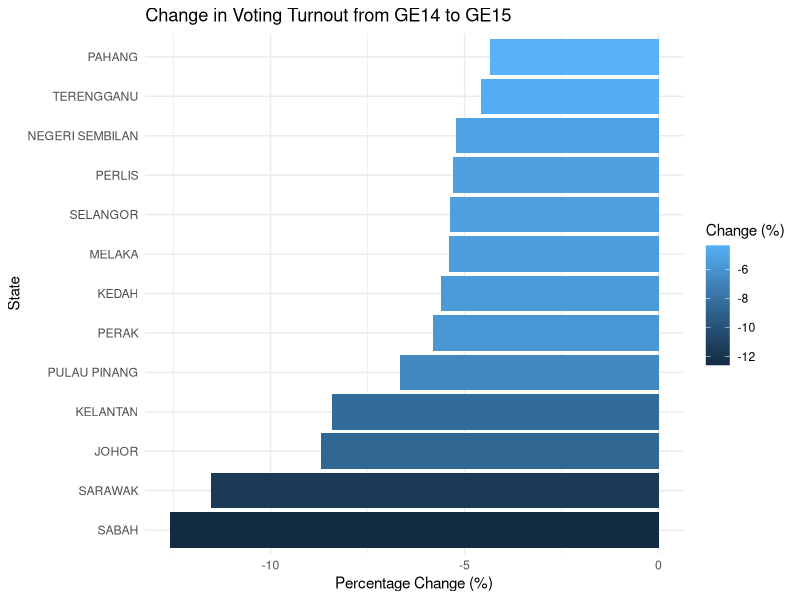
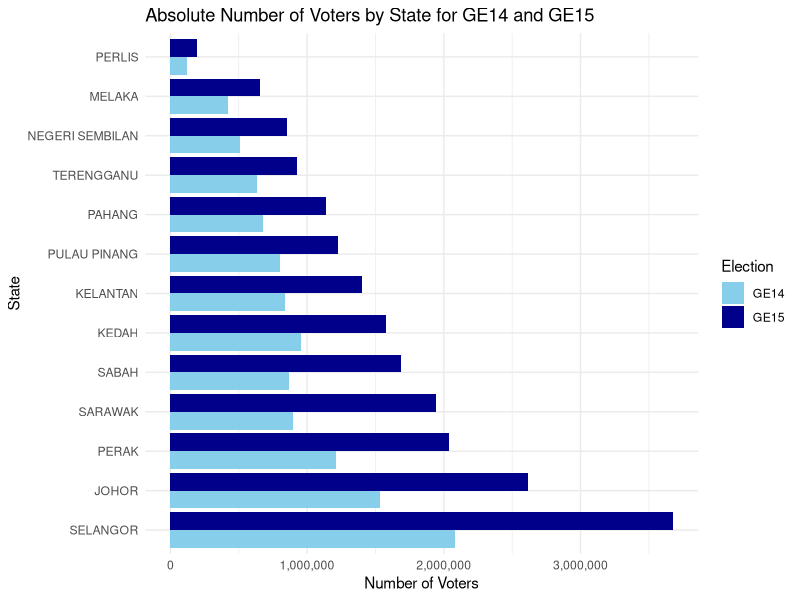

These figures' R source, in order:
## ---- chunk 1
library(readr)
library(readxl)
library(tidyverse)
library(dplyr)
library(scales)

democracy <-  read_csv("DATA/democracy-index-by-source.csv")
voter_turnout_14 <- read_csv("DATA/VOTER TURNOUT OF GE12,GE13 AND GE14.csv")
voting_age <- read_excel("DATA/voting age.xls")
malaysia_gdp <- read_csv("DATA/gdp_gni_annual_nominal.csv")
voter_turnout_15 <- read_csv("DATA/MALAYSIA_GE15_PARLIAMENT_ELECTIONS_v25122022.csv")


## ---- chunk 2
democracy <- democracy |>
  filter(Entity == "Malaysia",
         Year >= 2017)
democracy

voting_age <- voting_age |> 
  filter(Date >= 2014)
voting_age |> 
  mutate(general_election = ifelse(Date == "2022-01-01", "ge15", "ge14")) |> 
  select(-Date)


malaysia_gdp <- malaysia_gdp |> 
  filter(series == 'growth_yoy', 
         date >= 2010-01-01)
malaysia_gdp

## ---- chunk 3
voter_turnout_14 <- voter_turnout_14 |>
  mutate(`GE14 VOTERS (2018)` = as.numeric(`GE14 VOTERS (2018)`),
         `GE 14 VOTER TURNOUT (2018)` = as.numeric(`GE 14 VOTER TURNOUT (2018)`))


voter_turnout_14 <- voter_turnout_14 |>
  group_by(STATE) |>
  summarise(total_voters = sum(`GE14 VOTERS (2018)`, na.rm = TRUE),
            total_turnout = sum(`GE 14 VOTER TURNOUT (2018)`, na.rm = TRUE)) |>
  mutate(percentage_turnout = (total_turnout / total_voters) * 100)


voter_turnout_14

## ---- chunk 4
voter_turnout_15 <- voter_turnout_15 |>
  group_by(STATE) |>
  summarise(total_voters = sum(`TOTAL ELECTORATE`, na.rm = TRUE),
            average_turnout_percentage = mean(`TURNOUT (%)`, na.rm = TRUE))

voter_turnout_15

## ---- chunk 5
voter_turnout <- inner_join(voter_turnout_14, voter_turnout_15, by = "STATE") 
voter_turnout

voter_turnout <- voter_turnout |>
  rename(
    state = `STATE`,
    total_voters_14 = `total_voters.x`,           
    total_vote_14 = `total_turnout`,           
    pct_turnout_14 = `percentage_turnout`,         
    total_vote_15 = `total_voters.y`,           
    pct_turnout_15 = `average_turnout_percentage` 
  ) |> 
  select(-total_voters_14)|> 
  mutate(pct_diff = pct_turnout_15 - pct_turnout_14)
voter_turnout
## ---- chunk 6
voter_turnout <- voter_turnout |>
  mutate(pct_change = pct_turnout_15 - pct_turnout_14)

ggplot(voter_turnout, aes(x = reorder(state, pct_change), y = pct_change, fill = pct_change)) +
  geom_bar(stat = "identity") +
  coord_flip() +  
  theme_minimal() +
  labs(title = "Change in Voting Turnout from GE14 to GE15",
       x = "State",
       y = "Percentage Change (%)",
       fill = "Change (%)")


## ---- chunk 7
voter_absolute <- voter_turnout |>
  select(state, total_vote_14, total_vote_15) |>
  pivot_longer(cols = c(total_vote_14, total_vote_15), 
               names_to = "election", 
               values_to = "absolute_voters") |>
  mutate(election = recode(election, 
                           "total_vote_14" = "GE14", 
                           "total_vote_15" = "GE15"))

ggplot(voter_absolute, aes(x = reorder(state, -absolute_voters), 
                           y = absolute_voters, 
                           fill = election)) +
  geom_bar(stat = "identity", position = "dodge") +
  coord_flip() +
  theme_minimal() +
  labs(title = "Absolute Number of Voters by State for GE14 and GE15",
       x = "State",
       y = "Number of Voters",
       fill = "Election") +
  scale_fill_manual(values = c("GE14" = "skyblue", "GE15" = "darkblue")) +
  scale_y_continuous(labels = comma)


